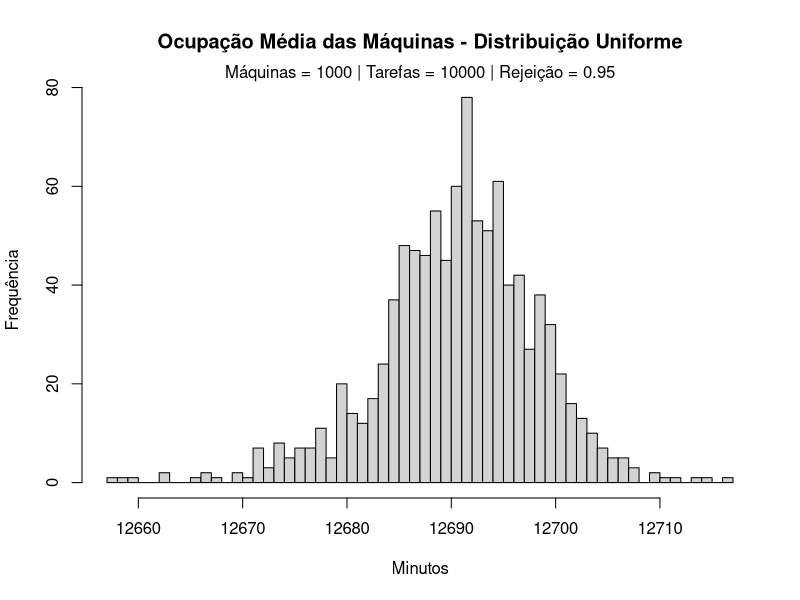

Write the R code that produced this figure.
m1 <- read.table("machines_1.dat", header=TRUE)
m2 <- read.table("machines_2.dat", header=TRUE)
m3 <- read.table("machines_3.dat", header=TRUE)
m4 <- read.table("machines_4.dat", header=TRUE)
m5 <- read.table("machines_5.dat", header=TRUE)
m6 <- read.table("machines_6.dat", header=TRUE)
m7 <- read.table("machines_7.dat", header=TRUE)
m8 <- read.table("machines_8.dat", header=TRUE)
m9 <- read.table("machines_9.dat", header=TRUE)
m10 <- read.table("machines_10.dat", header=TRUE)
m11 <- read.table("machines_11.dat", header=TRUE)
m12 <- read.table("machines_12.dat", header=TRUE)
x <- m1$ocp + m2$ocp + m3$ocp + m4$ocp + m5$ocp + m6$ocp + m7$ocp + m8$ocp + m9$ocp + m10$ocp + m11$ocp + m12$ocp
y <- x/12
disp <- sqrt(var(y))/mean(y)
write(y, "medias.dat", 1)
hist(y, main="Ocupação Média das Máquinas - Distribuição Uniforme", xlab="Minutos", ylab="Frequência", nclass=50)
mtext("Máquinas = 1000 | Tarefas = 10000 | Rejeição = 0.95", side=3)